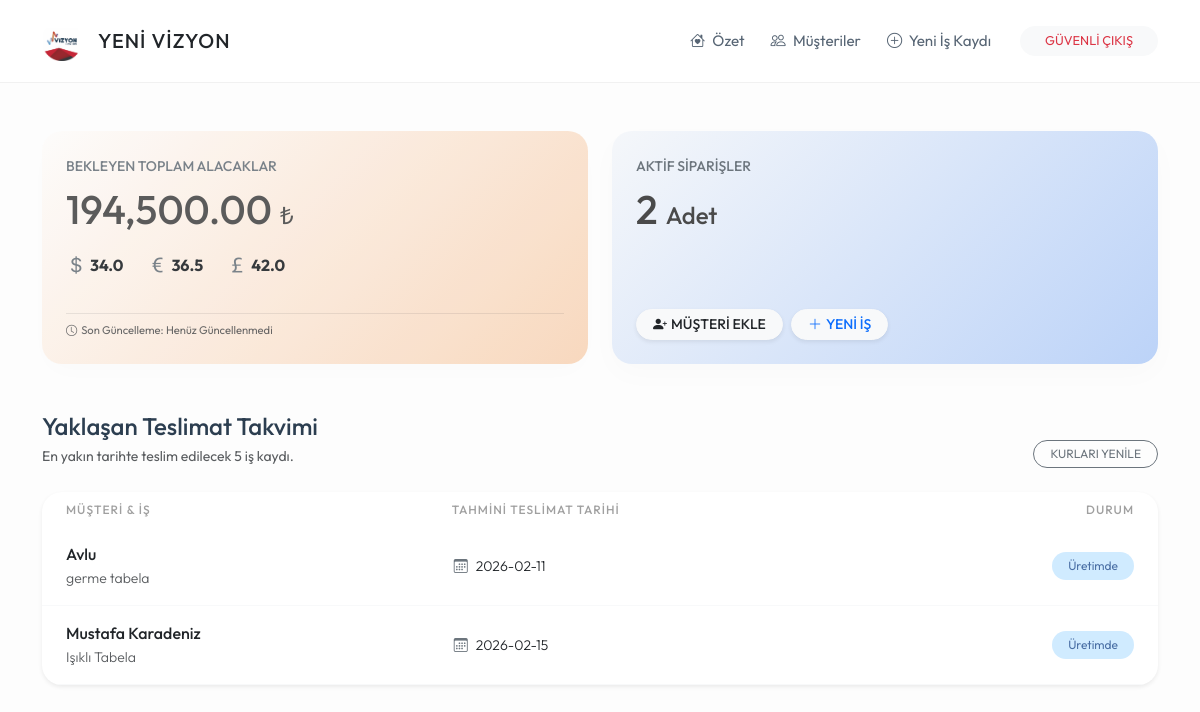
The page / (signed in) on the database its author committed.
### app.py (models this page shows)
class IsKaydi(db.Model):
    id = db.Column(db.Integer, primary_key=True)
    is_tanimi = db.Column(db.String(200), nullable=False)
    toplam_bedel = db.Column(db.Float, nullable=False, default=0.0)
    para_birimi = db.Column(db.String(5), default='TL')
    teslim_tarihi = db.Column(db.String(20))
    kayit_tarihi = db.Column(db.DateTime, default=datetime.now)
    musteri_id = db.Column(db.Integer, db.ForeignKey('musteri.id'), nullable=False)

class Musteri(db.Model):
    id = db.Column(db.Integer, primary_key=True)
    ad_soyad = db.Column(db.String(100), nullable=False)
    telefon = db.Column(db.String(20))
    isyeri_adi = db.Column(db.String(200))
    isyeri_adresi = db.Column(db.Text)
    isler = db.relationship('IsKaydi', backref='sahibi', lazy=True)
    odemeler = db.relationship('Odeme', backref='musteri', lazy=True)

### app.py (the view)
@app.route('/')
def index():
    if 'logged_in' not in session:
        return render_template('giris.html')
    isler = IsKaydi.query.all()
    toplam_alacak_tl = 0
    musteriler = Musteri.query.all()
    for m in musteriler:
        for i in m.isler:
            kur = GUNCEL_KURLAR.get(i.para_birimi, 1.0)
            toplam_alacak_tl += (i.toplam_bedel * kur)
        for o in m.odemeler:
            kur = GUNCEL_KURLAR.get(o.birim, 1.0)
            toplam_alacak_tl -= (o.tutar * kur)
    yaklasan_isler = IsKaydi.query.filter(IsKaydi.teslim_tarihi != "").order_by(IsKaydi.teslim_tarihi.asc()).limit(5).all()
    return render_template('index.html',
                           alacak=round(toplam_alacak_tl, 2),
                           is_sayisi=len(isler),
                           yaklasan_isler=yaklasan_isler,
                           kurlar=GUNCEL_KURLAR)

### templates/index.html (shortened to what this page needs)
{% extends "base.html" %}
{% block content %}
<div class="row g-4 mb-5">
    <div class="col-md-6">
        <div class="card card-custom h-100" style="background: linear-gradient(135deg, #fdfcfb 0%, #f8d5b8 100%); opacity: 0.9;">
            <div class="text-uppercase small fw-medium text-secondary mb-2">Bekleyen Toplam Alacaklar</div>
            <div class="h1 mb-3" style="color: #4a4a4a;">{{ "{:,.2f}".format(alacak) }} <span class="fs-4">₺</span></div>
            <div class="d-flex flex-wrap align-items-center text-muted small gap-4 mt-auto">
                <span class="d-flex align-items-center" title="Dolar">
                    <i class="bi bi-currency-dollar fs-5 text-secondary"></i><strong class="ms-1 text-dark fs-6">{{ kurlar.USD }}</strong>
                </span>
                <span class="d-flex align-items-center" title="Euro">
                    <i class="bi bi-currency-euro fs-5 text-secondary"></i><strong class="ms-1 text-dark fs-6">{{ kurlar.EUR }}</strong>
                </span>
                <span class="d-flex align-items-center" title="Sterlin">
                    <i class="bi bi-currency-pound fs-5 text-secondary"></i><strong class="ms-1 text-dark fs-6">{{ kurlar.GBP }}</strong>
                </span>
                <div class="w-100 mt-2 pt-2 border-top border-dark border-opacity-10" style="font-size: 0.7rem;">
                    <i class="bi bi-clock me-1"></i>Son Güncelleme: {{ kurlar.tarih }}
                </div>
            </div>
        </div>
    </div>
    <div class="col-md-6">
        <div class="card card-custom h-100" style="background: linear-gradient(135deg, #f5f7fa 0%, #bcd3f8 100%);">
            <div class="text-uppercase small fw-medium text-secondary mb-2">Aktif Siparişler</div>
            <div class="h1 mb-3" style="color: #4a4a4a;">{{ is_sayisi }} <span class="fs-4">Adet</span></div>
            <div class="mt-auto d-flex flex-wrap gap-2">
                <button class="btn btn-sm btn-light text-dark fw-medium shadow-sm rounded-pill px-3" data-bs-toggle="modal" data-bs-target="#hizliMusteriEkleModal">
                    <i class="bi bi-person-plus-fill me-1"></i>MÜŞTERİ EKLE
                </button>
                <a href="/is_ekle" class="btn btn-sm btn-light text-primary fw-medium shadow-sm rounded-pill px-3">
                    <i class="bi bi-plus-lg me-1"></i>YENİ İŞ
                </a>
            </div>
        </div>
    </div>
</div>
<div class="row">
    <div class="col-12">
        <div class="d-flex justify-content-between align-items-end mb-4">
            <div>
                <h4 class="mb-1">Yaklaşan Teslimat Takvimi</h4>
                <p class="text-muted small mb-0">En yakın tarihte teslim edilecek 5 iş kaydı.</p>
            </div>
            <a href="/kurlari_guncelle" class="btn btn-sm btn-outline-secondary rounded-pill px-3" style="font-size: 0.75rem;">KURLARI YENİLE</a>
        </div>
        <div class="card card-custom p-0 overflow-hidden shadow-sm border-0">
            <div class="table-responsive">
                <table class="table table-hover align-middle mb-0">
                    <thead>
                        <tr>
                            <th class="ps-4">Müşteri & İş</th>
                            <th>Tahmini Teslimat Tarihi</th>
                            <th class="text-end pe-4">Durum</th>
                        </tr>
                    </thead>
                    <tbody>
                        {% for is in yaklasan_isler %}
                        <tr>
                            <td class="ps-4">
                                <div class="text-dark fw-medium">{{ is.sahibi.ad_soyad }}</div>
                                <div class="small text-muted">{{ is.is_tanimi }}</div>
                            </td>
                            <td>
                                <span class="small">
                                    <i class="bi bi-calendar3 me-2 text-secondary"></i>{{ is.teslim_tarihi }}
                                </span>
                            </td>
                            <td class="text-end pe-4">
                                <span class="badge rounded-pill badge-pastel-blue px-3 py-2" style="font-weight: 400; color: #4a6fa5; background-color: #d0ebff;">
                                    Üretimde
                                </span>
                            </td>
                        </tr>
                        {% endfor %}
                    </tbody>
                </table>
            </div>
        </div>
    </div>
</div>
{% endblock %}

### templates/base.html (style rules this page uses)
:root { --yvr-bg: #fdfdfd; --yvr-card-bg: #ffffff; --yvr-primary: #a2d2ff; --yvr-secondary: #bde0fe; --yvr-accent: #ffafcc; --yvr-text: #576574; --yvr-text-dark: #2c3e50; }
body { background-color: var(--yvr-bg); font-family: 'Outfit', sans-serif; color: var(--yvr-text); font-weight: 400; line-height: 1.6; }
h1, h2, h3, h4, h5, .fw-bold { font-weight: 500 !important; color: var(--yvr-text-dark); }
.card-custom { background: var(--yvr-card-bg); border-radius: 20px; border: none; box-shadow: 0 10px 30px rgba(0,0,0,0.02); padding: 1.5rem; }
.table { --bs-table-bg: transparent; }
.table thead th { font-weight: 500; text-transform: uppercase; font-size: 0.75rem; letter-spacing: 1px; color: #a0a0a0; border: none; }
.table td { border-bottom: 1px solid #f8f9fa; padding: 15px 10px; font-weight: 300; }
.badge-pastel-blue { background-color: #d0ebff; color: #1971c2; }

### rows shown on the page
IsKaydi: sahibi.ad_soyad "Avlu", is_tanimi "germe tabela", teslim_tarihi "2026-02-11"
IsKaydi: sahibi.ad_soyad "Mustafa Karadeniz", is_tanimi "Işıklı Tabela", teslim_tarihi "2026-02-15"

### other values the page prints
{{ "{:,.2f}".format(alacak) }} "194,500.00"
{{ kurlar.USD }} "34.0"
{{ kurlar.EUR }} "36.5"
{{ kurlar.GBP }} "42.0"
{{ kurlar.tarih }} "Henüz Güncellenmedi"
{{ is_sayisi }} "2"
